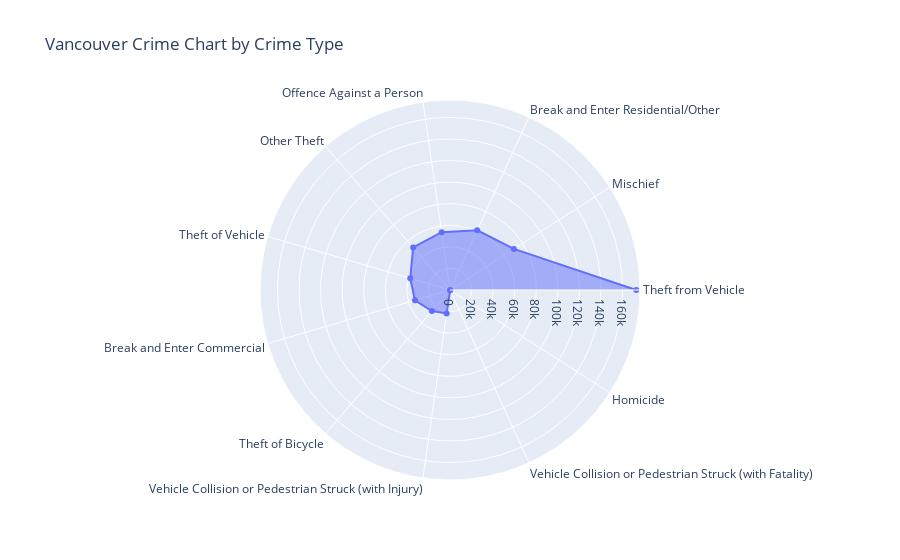

Notebook cell for this chart:
### Markdown cell above
Crime Chart by crime type

### Code cell
import plotly.graph_objects as go

fig = go.Figure(data=go.Scatterpolar(
  r=data['TYPE'].value_counts(),
  theta=data['TYPE'].value_counts().index,
  fill='toself'
))

fig.update_layout(
    polar=dict(
        radialaxis=dict(
        visible=True
     ),
    ),
    showlegend=False,
    title_text="Vancouver Crime Chart by Crime Type",
    autosize=True
)

fig.show()

### Figure 1 — Plotly figure (JSON) as saved in the notebook; plotly's stock layout.template omitted (floating-point values rounded to 4 significant figures)
{"data": [{"fill": "toself", "r": [172700, 70413, 60862, 54142, 52167, 38418, 33845, 25730, 21901, 254, 220], "theta": ["Theft from Vehicle", "Mischief", "Break and Enter Residential/Other", "Offence Against a Person", "Other Theft", "Theft of Vehicle", "Break and Enter Commercial", "Theft of Bicycle", "Vehicle Collision or Pedestrian Struck (with Injury)", "Vehicle Collision or Pedestrian Struck (with Fatality)", "Homicide"], "type": "scatterpolar"}], "layout": {"autosize": true, "polar": {"radialaxis": {"visible": true}}, "showlegend": false, "title": {"text": "Vancouver Crime Chart by Crime Type"}}}
